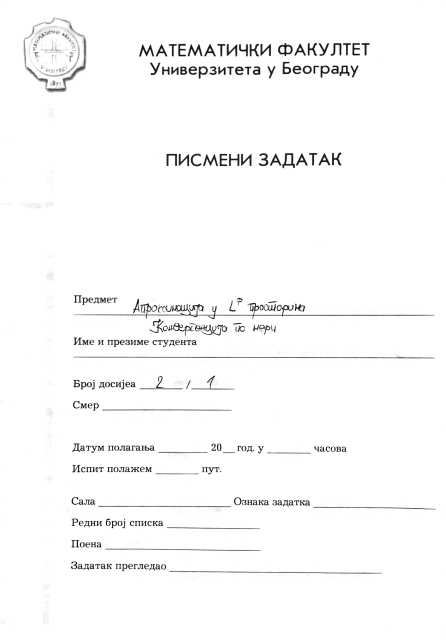
#> input picture reference_image.png, 892 x 1280 px (shown at 1/2 size)
$ python -i reader.py   (imports and definitions only)
#> lines starting #> are read from the running program, lines starting #| are printed output that depends on the picture; after the words box and inside, x2 and y2 are one past the last pixel; in counts of white or black regions, pixels touching at a corner belong together
#> further down, picture is the input picture: shape (1280, 892, 3); min 2, max 255, mean 249.6
### examscanner/imutils.py
# Import the necessary packages
import numpy as np
import cv2


def to_grayscale(image):
    return(cv2.cvtColor(image, cv2.COLOR_BGR2GRAY))

# [23 lines left out: functions translate, rotate, not called in this run]

def change_aspect(image):
    # return image with aspect ratio changed
    return(cv2.flip(cv2.transpose(image), 1))

# [44 lines left out: functions resize, get_bottom_half, not called in this run]

### examscanner/reader.py
"""
This module is used for reading of the number strings from input images.

We start by removing the long horizontal line that indicates input on the notebook and returning
a binary image that contains only an outline of the number. That is done by :func:`extract_text`
function.
"""

from examscanner import imutils
import numpy as np
import cv2


def extract_text(image):
    gray = imutils.to_grayscale(image)
    # detect edges
    edged = cv2.Canny(gray, 50, 200)
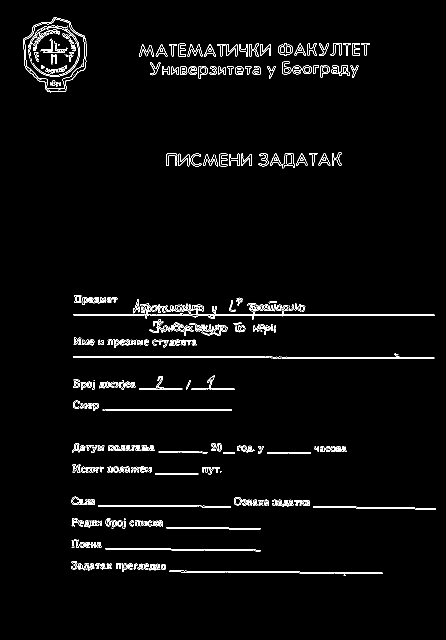
#> edged: shape (1280, 892) (shown at 1/2 size); 2.4% white in thin lines or dots, all inside (x1, y1, x2, y2) = (47, 35, 872, 1151)

    # Use morphological transforms (erode + dilate) to find long
    # horizontal lines from the image so we have clearer digits
    linek=np.zeros((3,20),dtype=np.uint8)
    linek[1,...]=1
    x = cv2.morphologyEx(edged, cv2.MORPH_OPEN, linek, iterations=1)
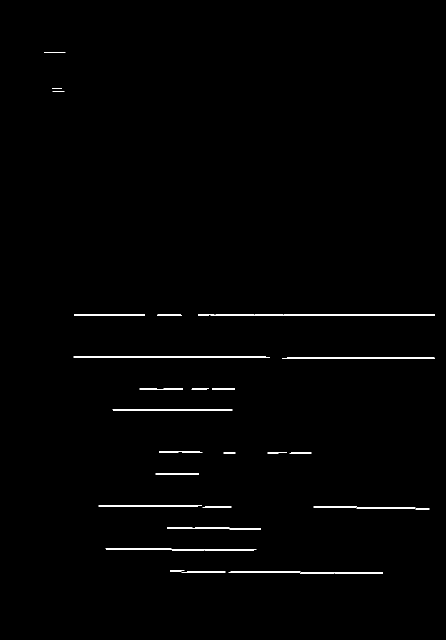
#> x: shape (1280, 892) (shown at 1/2 size); 0.6% white in thin lines or dots, all inside (x1, y1, x2, y2) = (88, 105, 870, 1148)

    # remove the horizontal lines
    edged -= x
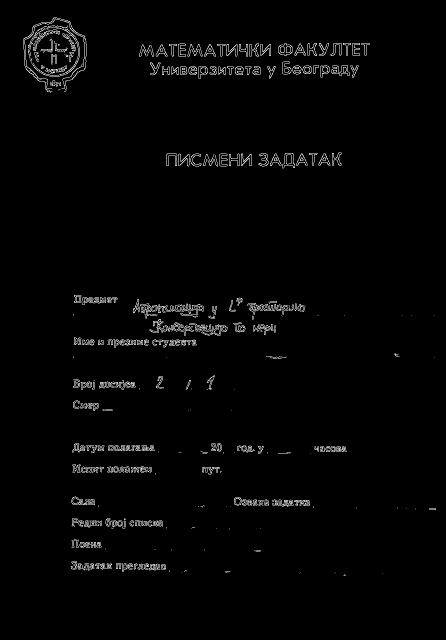
#> edged: shape (1280, 892) (shown at 1/2 size); 0.6% of pixels changed, all inside (x1, y1, x2, y2) = (88, 105, 870, 1148)

    # closing contours kernel, a square matrix of all ones
    closek = np.ones((3,3),dtype=np.uint8)
    # fill in the edges
    edged = cv2.morphologyEx(edged, cv2.MORPH_CLOSE, closek, iterations=1)
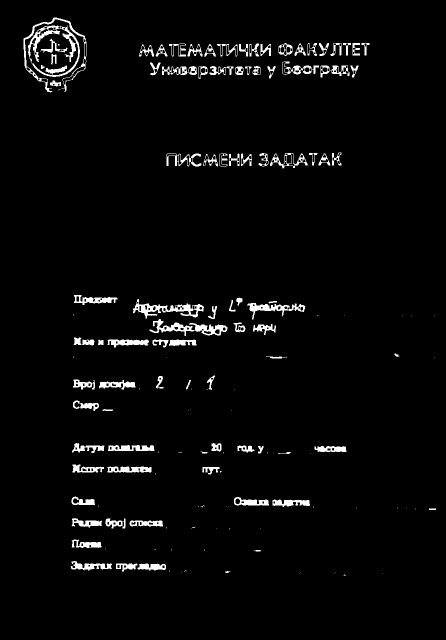
#> edged: shape (1280, 892) (shown at 1/2 size); min 0, max 255, mean 8

    # remove noise
    edged = cv2.fastNlMeansDenoising(edged,None,50,7,21)
    return(edged)

>>> import cv2
>>> picture = cv2.imread('../reference_image.png')
>>> result = extract_text(picture)
